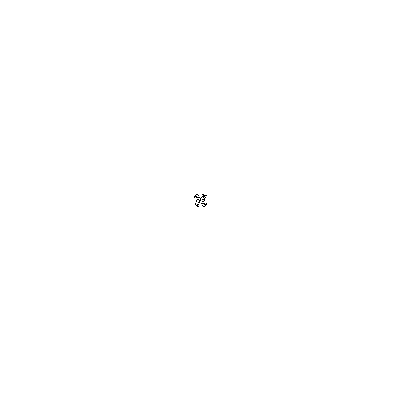
Frame 1 (no input)
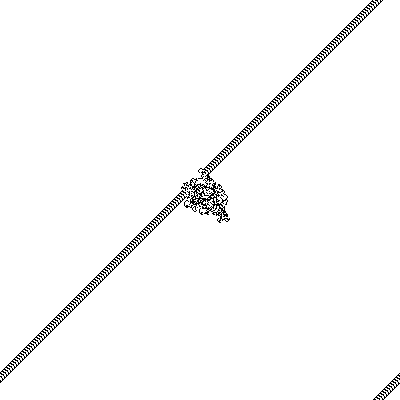
Frame 60 (the mouse pressed at the canvas centre just before this capture)
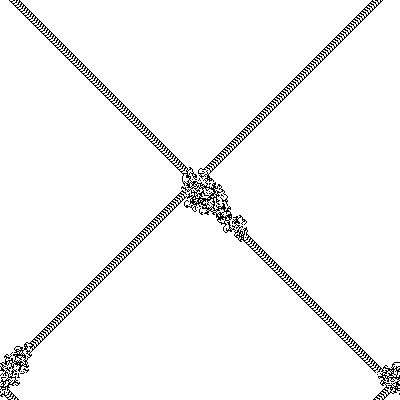
Frame 120 (the mouse held since frame 60 and released just before this capture)

The Processing sketch that drew these frames (run headless with seeded random() and noise(); from frame 60 on, the mouse is pressed at the canvas centre):

// Processing sketch: Langton_s_Ant
// ── Langton_s_Ant.pde
// Langton's ant cellular Automaton system
// Based on coding train video
//https://youtu.be/G1EgjgMo48U
// wiki https://en.wikipedia.org/wiki/Langton%27s_ant

int[][] grid;
int x;
int y;
int dir;

int ANTUP = 0;
int ANTRIGHT = 1;
int ANTDOWN = 2;
int ANTLEFT = 3;

PImage ant;

void setup() {
  size(400, 400);
  grid = new int[width][height];
  ant = createImage(width, height, RGB);
  ant.loadPixels();
  for (int i = 0; i < ant.pixels.length; i++) {
    ant.pixels[i] = color(255);
  }
  ant.updatePixels();
  x = 200;
  y = 200;
  dir = ANTUP;
}

void turnRight() {
  dir++;
  if (dir > ANTLEFT) {
    dir = ANTUP;
  }
}

void turnLeft() {
  dir--;
  if (dir < ANTUP) {
    dir = ANTLEFT;
  }
}

void moveForward() {
  if (dir == ANTUP) {
    y--;
  } else if (dir == ANTRIGHT) {
    x++;
  } else if (dir == ANTDOWN) {
    y++;
  } else if (dir == ANTLEFT) {
    x--;
  }

  // edges
  if (x > width - 1) {
    x = 0;
  } else if (x < 0) {
    x = width - 1;
  } else if (y > height - 1) {
    y = 0;
  } else if (y < 0) {
    y = height - 1;
  }
}

void draw() {
  background(255);
  ant.loadPixels();
  for (int n = 0; n < 500; n++) {
    int state = grid[x][y];

    if (state == 0) {
      turnRight();
      grid[x][y] = 1;
    } else if (state == 1) {
      turnLeft();
      grid[x][y] = 0;
    }
    color col = color(255);
    if (grid[x][y] == 1) {
      col = color(0); 
    }
    int pix = x + y * ant.width;
    ant.pixels[pix] =  col;
    moveForward();
  }
  ant.updatePixels();
  image(ant, 0, 0);

  //loadPixels();
  //for (int i = 0; i < width; i++) {
  //  for (int j = 0; j < height; j++) {
  //    int pix = i + width * j;
  //    if (grid[i][j] == 0) {
  //      pixels[pix] = color(255);
  //    } else {
  //      pixels[pix] = color(0);
  //    }
  //  }
  //}
  //updatePixels();
}
